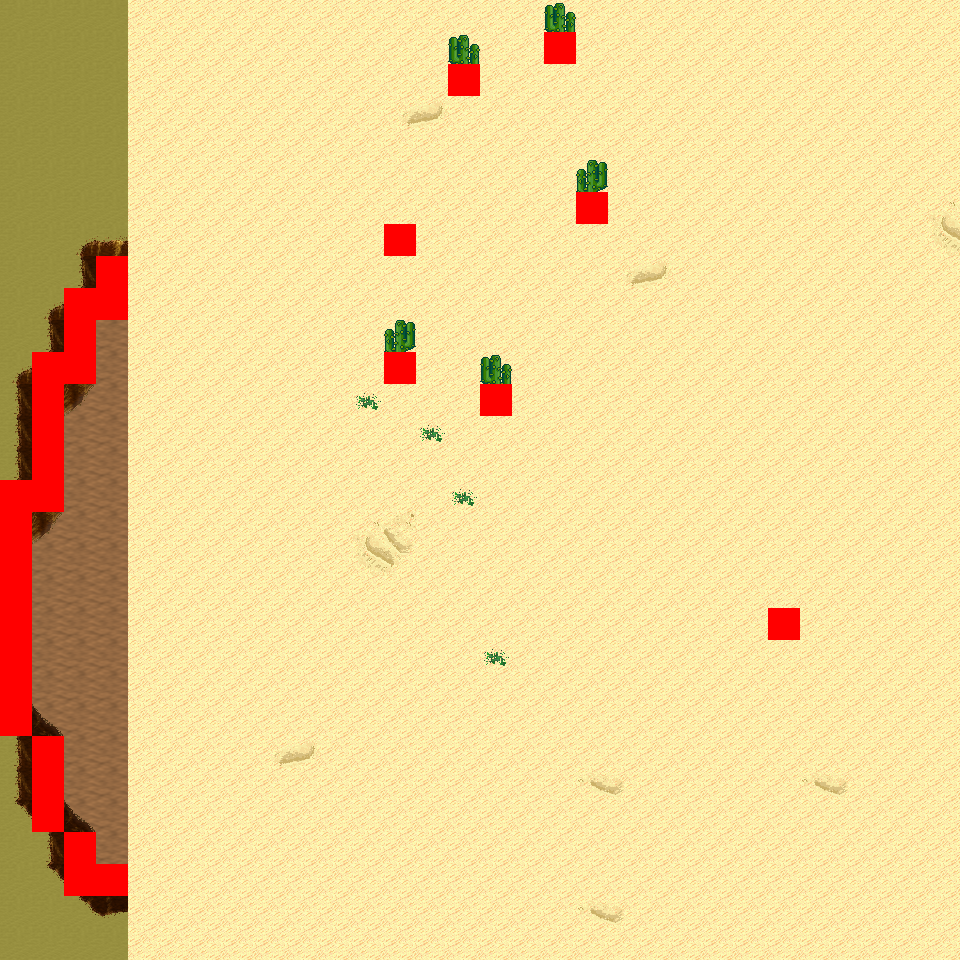

A 2D game scene composited from a Tiled map and its tileset images. What follows is a short description and the map's XML, with each tile layer's data collapsed to a summary:
An orthogonal 30x30 tile map with 32x32 px tiles, 6 tile layers (Ground, Object, Object2, Above, ...), 10 tilesets and 4 objects (4x mapExit).

<map version="1.0" orientation="orthogonal" renderorder="right-down" width="30" height="30" tilewidth="32" tileheight="32" nextobjectid="5">
  <tileset firstgid="1" name="tileset_logic_collision" tilewidth="32" tileheight="32" tilecount="1" columns="1">
    <image source="../drawable/tileset_logic_collision.png" width="32" height="32" />
  </tileset>
  <tileset firstgid="2" name="tileset_ground_ground" tilewidth="32" tileheight="32" tilecount="33" columns="3">
    <image source="../drawable/tileset_ground_ground.png" width="96" height="352" />
  </tileset>
  <tileset firstgid="35" name="tileset_ground_ridge_earth_pale" tilewidth="32" tileheight="32" tilecount="96" columns="12">
    <image source="../drawable/tileset_ground_ridge_earth_pale.png" width="384" height="256" />
  </tileset>
  <tileset firstgid="131" name="tileset_ground_ridge_earth_dark" tilewidth="32" tileheight="32" tilecount="96" columns="12">
    <image source="../drawable/tileset_ground_ridge_earth_dark.png" width="384" height="256" />
  </tileset>
  <tileset firstgid="227" name="tileset_terrain_desert" tilewidth="32" tileheight="32" tilecount="88" columns="8">
    <image source="../drawable/tileset_terrain_desert.png" width="256" height="352" />
  </tileset>
  <tileset firstgid="315" name="tileset_ground_ladder_horizontal_dark" tilewidth="32" tileheight="32" tilecount="3" columns="1">
    <image source="../drawable/tileset_ground_ladder_horizontal_dark.png" width="32" height="96" />
  </tileset>
  <tileset firstgid="318" name="tileset_plant_bush_various_small" tilewidth="32" tileheight="32" tilecount="9" columns="3">
    <image source="../drawable/tileset_plant_bush_various_small.png" width="96" height="96" />
  </tileset>
  <tileset firstgid="327" name="tileset_plant_cactus_2" tilewidth="32" tileheight="32" tilecount="10" columns="5">
    <image source="../drawable/tileset_plant_cactus_2.png" width="160" height="64" />
  </tileset>
  <tileset firstgid="337" name="tileset_plant_tree_evergreen" tilewidth="32" tileheight="32" tilecount="36" columns="3">
    <image source="../drawable/tileset_plant_tree_evergreen.png" width="96" height="384" />
  </tileset>
  <tileset firstgid="373" name="tileset_ground_sand_2" tilewidth="32" tileheight="32" tilecount="15" columns="5">
    <image source="../drawable/tileset_ground_sand_2.png" width="160" height="96" />
  </tileset>
  <layer name="Ground" width="30" height="30">
    <data>[900 cells, 900 non-empty, 13 distinct tile ids]</data>
  </layer>
  <layer name="Object" width="30" height="30">
    <data>[900 cells, 50 non-empty, 18 distinct tile ids]</data>
  </layer>
  <layer name="Object2" width="30" height="30">
    <data>[900 cells, 0 non-empty, 0 distinct tile ids]</data>
  </layer>
  <layer name="Above" width="30" height="30">
    <data>[900 cells, 5 non-empty, 2 distinct tile ids]</data>
  </layer>
  <layer name="Above2" width="30" height="30">
    <data>[900 cells, 0 non-empty, 0 distinct tile ids]</data>
  </layer>
  <layer name="Walkable" width="30" height="30">
    <data>[900 cells, 31 non-empty, 1 distinct tile ids]</data>
  </layer>
  <objectgroup name="MapEvents">
    <object id="1" name="north" type="mapExit" x="0" y="0" width="960" height="32">
      <properties>
        <property name="map" value="level_0_x27_y128" />
        <property name="x" value="0" />
        <property name="y" value="28" />
      </properties>
    </object>
    <object id="2" name="south" type="mapExit" x="0" y="928" width="960" height="32">
      <properties>
        <property name="map" value="level_0_x27_y130" />
        <property name="x" value="0" />
        <property name="y" value="1" />
      </properties>
    </object>
    <object id="3" name="west" type="mapExit" x="0" y="0" width="32" height="480">
      <properties>
        <property name="map" value="level_0_x26_y129" />
        <property name="x" value="28" />
        <property name="y" value="0" />
      </properties>
    </object>
    <object id="4" name="west2" type="mapExit" x="0" y="736" width="32" height="224">
      <properties>
        <property name="map" value="level_0_x26_y129" />
        <property name="x" value="28" />
        <property name="y" value="23" />
      </properties>
    </object>
  </objectgroup>
</map>
